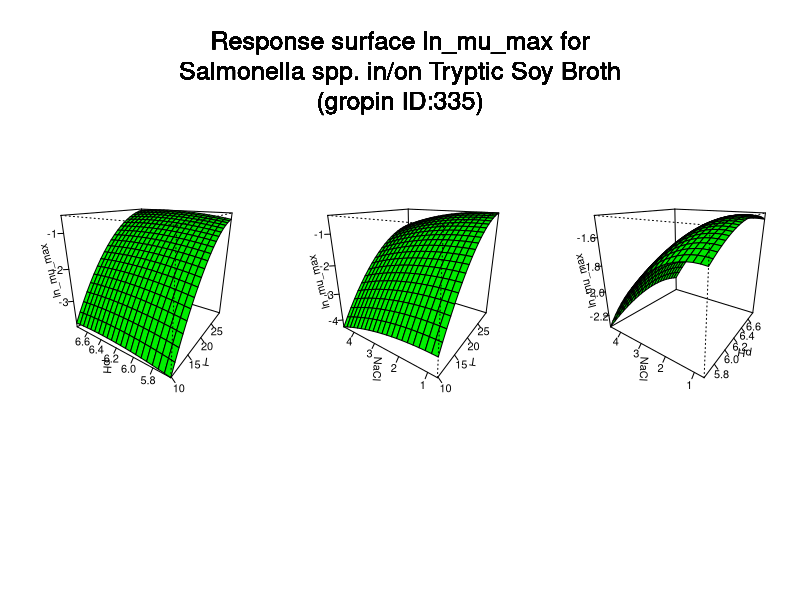

Write R code to recreate this figure.
#############################
# start of Parameter script
#############################
T <- seq(9.85985,29.8201798201798,length.out=21)
pH <- seq(5.63563,6.76323676323676,length.out=21)
NaCl <- seq(0.7007,4.55544455544456,length.out=21)
#############################
# end of Parameter script
#############################
############################# 
# start of Model script Gropin ID 335 
#############################
 
# constant coefficients for this model
 
variables <- data.frame(T,pH,NaCl)
argumentsPar <- expand.grid(variables)
 
# heart of the model
response_surface <- function(T,pH,NaCl) {
   mumax <-(-541.43+(3.2203*(10^5)/(273+T))-(4.9081*(10^7)/((273+T)^2))+0.1033*NaCl-0.0523*(NaCl^2)+3.9848*pH-0.3115*(pH^2))

return(mumax=mumax)
} 

# output parameters
responseSurface <- cbind(argumentsPar,response_surface(argumentsPar['T'],argumentsPar['pH'],argumentsPar['NaCl']))
colnames(responseSurface) <- c(colnames(argumentsPar),'lnmumax')
#############################
# End of Model script
#############################
############################# 
# start of Visualisation script Gropin ID 335 
#############################
argPar1 <- expand.grid(T,pH)
argPar2 <- expand.grid(T,NaCl)
argPar3 <- expand.grid(pH,NaCl)
z1 <- matrix(unlist(response_surface(argPar1[1],argPar1[2],NaCl[10])),nrow=21)
z2 <- matrix(unlist(response_surface(argPar2[1],pH[10],argPar2[2])),nrow=21)
z3 <- matrix(unlist(response_surface(T[10],argPar3[1],argPar3[2])),nrow=21)
par(mfrow = c(1,3))
persp(T,pH,z1,col = 'green',xlab='T',ylab='pH',zlab='ln_mu_max',theta=305,phi=20,shade=0.25,ticktype = 'detailed')
persp(T,NaCl,z2,col = 'green',xlab='T',ylab='NaCl',zlab='ln_mu_max',theta=305,phi=20,shade=0.25,ticktype = 'detailed')
persp(pH,NaCl,z3,col = 'green',xlab='pH',ylab='NaCl',zlab='ln_mu_max',theta=305,phi=20,shade=0.25,ticktype = 'detailed')
mtext('Response surface ln_mu_max for
Salmonella spp. in/on Tryptic Soy Broth
(gropin ID:335)',outer=T,  cex=1.5, line=-8.5, side=3)
#############################
# End of Visualisation script
#############################
